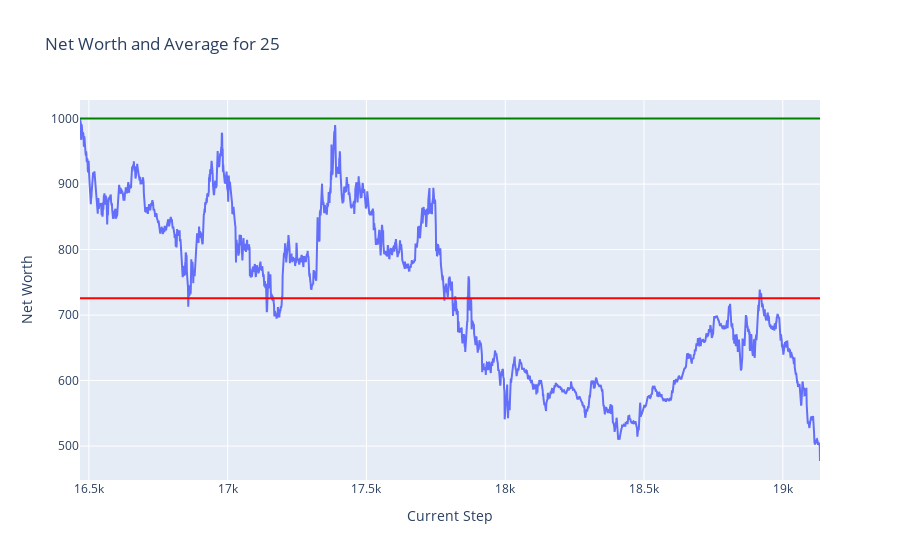

This figure's notebook cell:
### Code cell
plot_token_data(df = test_hist_df, token = token)

### Figure 1 — Plotly figure (JSON) as saved in the notebook; plotly's stock layout.template omitted (floating-point values rounded to 4 significant figures; data arrays with more than 128 entries replaced by an {"elided": "..."} marker saying what was removed)
{"data": [{"mode": "lines", "name": "Net Worth", "type": "scatter", "x": {"elided": "2667 int values"}, "y": {"elided": "2667 float values"}}], "layout": {"shapes": [{"line": {"color": "green"}, "name": "Net Worth = 1000", "type": "line", "x0": 0, "x1": 1, "xref": "x domain", "y0": 1000, "y1": 1000, "yref": "y"}, {"line": {"color": "red"}, "name": "Average Net Worth = 725.62", "type": "line", "x0": 0, "x1": 1, "xref": "x domain", "y0": 725.6, "y1": 725.6, "yref": "y"}], "title": {"text": "Net Worth and Average for 25"}, "xaxis": {"title": {"text": "Current Step"}}, "yaxis": {"title": {"text": "Net Worth"}}}}
